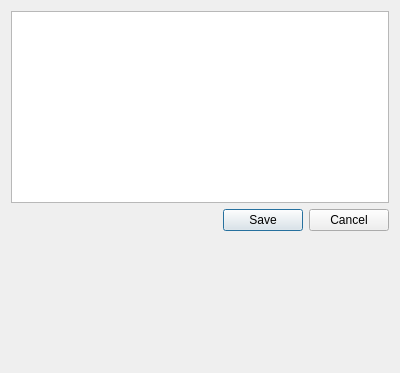
<ui version="4.0" >
 <class>XWidgetEditFunctionInMessages</class>
 <widget class="QWidget" name="XWidgetEditFunctionInMessages" >
  <property name="geometry" >
   <rect>
    <x>0</x>
    <y>0</y>
    <width>400</width>
    <height>373</height>
   </rect>
  </property>
  <property name="windowTitle" >
   <string>Form</string>
  </property>
  <layout class="QVBoxLayout" >
   <item>
    <widget class="QListWidget" name="messagesList" />
   </item>
   <item>
    <widget class="QDialogButtonBox" name="buttonBox" >
     <property name="orientation" >
      <enum>Qt::Horizontal</enum>
     </property>
     <property name="standardButtons" >
      <set>QDialogButtonBox::Cancel|QDialogButtonBox::Save</set>
     </property>
     <property name="centerButtons" >
      <bool>false</bool>
     </property>
    </widget>
   </item>
   <item>
    <spacer>
     <property name="orientation" >
      <enum>Qt::Vertical</enum>
     </property>
     <property name="sizeHint" stdset="0" >
      <size>
       <width>20</width>
       <height>40</height>
      </size>
     </property>
    </spacer>
   </item>
  </layout>
 </widget>
 <resources/>
 <connections/>
</ui>
